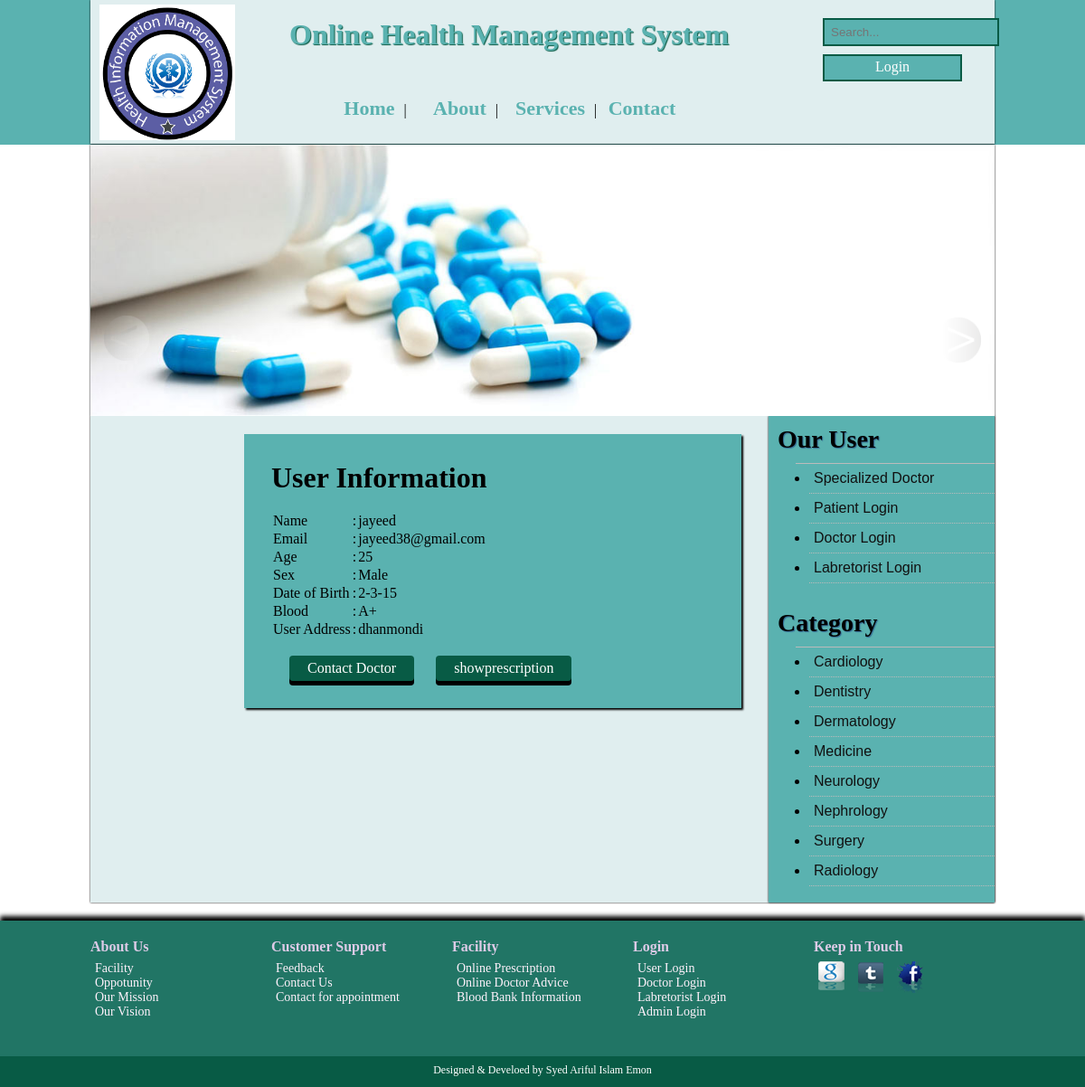
/index.php?h=patientprofile (signed in), run on the app's committed database.
### tables this page shows
CREATE TABLE IF NOT EXISTS `category_tbl` (
  `cid` int(10) NOT NULL AUTO_INCREMENT,
  `cname` varchar(20) NOT NULL,
  PRIMARY KEY (`cid`)
);

CREATE TABLE IF NOT EXISTS `registration_tbl` (
  `pid` int(20) NOT NULL AUTO_INCREMENT,
  `pname` varchar(20) NOT NULL,
  `email` varchar(20) NOT NULL,
  `age` varchar(20) NOT NULL,
  `sex` varchar(20) NOT NULL,
  `dob` varchar(20) NOT NULL,
  `blood` varchar(20) NOT NULL,
  `address` varchar(20) NOT NULL,
  `password` varchar(20) NOT NULL,
  `create_date` datetime NOT NULL,
  `image_path` varchar(20) NOT NULL,
  PRIMARY KEY (`pid`)
);

### layout/patientprofile.php (the view, shortened to what this page needs)
<?php
$p=@$_SESSION['uid'];
$sql="SELECT pname,email,age, sex,dob,blood,address,password,image_path, create_date FROM registration_tbl where pname='{$p}'";
$query=mysql_query($sql);
$info=mysql_fetch_assoc($query);
?>
<div  id="usreInfo">
<h1>User Information</h1>
<br />
<table>
	<tr>
		<td>Name</td>
		<td>:</td>
		<td><?php echo $info['pname']."<br/>";  ?></td>
	</tr>
	<tr>
		<td>Email</td>
		<td>:</td>
		<td><?php echo $info['email']."<br/>"; ?> </td>
	</tr>
	<tr>
		<td>Age</td>
		<td>:</td>
		<td><?php echo $info['age']."<br/>"; ?> </td>
	</tr>
	<tr>
		<td>Sex</td>
		<td>:</td>
		<td><?php echo $info['sex']."<br/>"; ?> </td>
	</tr>
	<tr>
		<td>Date of Birth</td>
		<td>:</td>
		<td><?php echo $info['dob']."<br/>"; ?> </td>
	</tr>
	<tr>
		<td>Blood</td>
		<td>:</td>
		<td><?php echo $info['blood']."<br/>"; ?> </td>
	</tr>
	<tr>
		<td>User Address</td>
		<td>:</td>
		<td><?php echo $info['address']."<br/>"; ?> </td>
	</tr>
</table>
<br />
<a href="?h=doctor"><input type="submit" id="loginBtn" name="submit" value="Contact Doctor"></a>
<a href="?h=showprescription"><input type="submit" id="loginBtn" name="submit" value="showprescription"></a>
</div>

### layout/header.php (shortened to what this page needs)
<!DOCTYPE html>
<html>
	<head>
		<link rel="stylesheet" type="text/css" href="css/style.css">
		<link rel="stylesheet" type="text/css" href="css/sty.css">
	</head>
	<body>
		<header>
			<div class="siteWrapper">
				<div class="fLeft" id="logo">
					<a href="index.php"><img src="images/logo.png" height="150px" width="150px"></a>
				</div>
				<div class="fLeft">
					<h1 id="head">Online Health Management System</h1>
					<div id="MainMenu">
					<ul>
                        <li><a href="index.php">Home</a>| </li>
                        <li><a href="?h=about">About</a>| </li>
                        <li><a href="?h=service">Services</a>| </li>
                        <li><a href="?h=contact">Contact</a></li>
					</ul>
				</div>
				</div>
				<div class="fLeft" id="rightHeader">
					<div id="search">
						<form action="?h=search" method="post" enctype="multipart/form-data" id="searchBox">
							<input type="text" name="searchText" id="searchText" placeholder="Search..." class="fLeft" />
						</form>
						<div id="login">
							<a  href="?h=login">Login</a>
						</div>
					</div>
				</div>
			</div>
		</header>
		<div class="siteWrapper">
			<div id="bannerArea">
				<img src="img.jpg" id="img" height="300px" width="1000px">
				<div id="left_holder">
					<img onclick="slide(-1)" class="left"src="images/left.jpg"  height="295px" width="1000px" >
				</div>
				<div id="right_holder">
					<img onclick="slide(-1)" class="right" src="images/right.jpg"  height="295px" width="1000px" >
				</div>
			</div>
		</div>
		<div class="siteWrapper">
			<div class="fRight" id="sitebar">
				<h3>Our User</h3>
					<ul class="sidemenu">
						<li><a href="?h=doctor">Specialized Doctor</a></li>
						<li><a href="?h=login">Patient Login</a></li>
						<li><a href="?h=doctorlogin">Doctor Login</a></li>
						<li><a href="?h=lab_reg">Labretorist Login</a></li>
					</ul>
					<br />
					<h3>Category</h3>
					<ul  class="sidemenu">
						<?php
						$sql="SELECT * from category_tbl";
						$query=mysql_query($sql);
						while($row=mysql_fetch_row($query)){
							echo '<li><a href="?h=categorywise&cat='.$row[0].'">'.$row[1].'</a></li>';
							}
						?>
					</ul>
					<br />
			</div>
			<div class="fLeft" id="content">

### css/style.css (style rules this page uses)
* { margin: 0; padding: 0; }
a { text-decoration: none; }
input { margin: 0; }
.siteWrapper { width: 1000px; margin: 0 auto;background: #E0EEEF;box-shadow: 0 0 2px #000; }
.fLeft { float: left; }
.fRight { float: right; }
body { background: #fff; }
header { background: #5AB2B0;height: 160px; }
#logo { width: 180px;padding: 5px 0 0 10px; }
#head { color: #5AB2B0;text-shadow:1px 1px 1px #085B45;margin: 20px 0 0 30px;width: 560px; }
#MainMenu ul { margin: 50px 0 0 70px; }
#MainMenu ul li { list-style: none;float: left;width: 100px;text-align: center; }
#MainMenu ul li a { text-decoration: none;font-size: 22px;padding: 0 10px;color: #5AB2B0;font-weight: bold; }
#search { height: 25px;width: 180px;color: #fff;margin:20px 0 20px 30px;float: right; }
#search form#searchBox { color: #fff;width: 150px; }
#search form input { background:#5AB2B0;padding:6px 7px;border: 2px solid #085B45;color: #fff; }
#login { border: 2px solid #085B45;margin: 40px 30px 0 0px;padding-top: 3px; width: 150px;height: 23px;background: #5AB2B0;text-align: center; }
#login a { padding:5px 20px;text-align: center;color: #fff; }
#content { width: 700px;padding-left: 20px; }
#sitebar { width: 250px;background: #5AB2B0;height: auto;box-shadow:0 0 2px #000; }
#sitebar h3 { margin: 10px ;font-size: 28px;text-shadow:1px 1px 1px #326791; }
ul.sidemenu { margin: 0 0 0 30px; padding:0; font-family: 'Sans-serif', Sans-serif, Sans-serif; border-top: 1px solid #bbb; }
ul.sidemenu li { padding: 7px 0; border-bottom: 1px dotted #bbb; list-style-image:url('../images/bullet.png'); margin-left: 15px; }
ul.sidemenu li a { color: #111;padding-left: 5px;text-decoration: none; }
#bannerArea { height: 300px; position: relative; z-index: 10; }
#left_holder { height: 315px; width: 915px; position: absolute; left: 15px; top: 0; }
#right_holder { height: 318px; width: 915px; position: absolute; right: 15px; top: 0; }
.left { height: 50px; width: 50px; position: absolute; top: 60%; left: 0; }
.right { height: 50px; width: 50px; position: absolute; top: 60%; right: 0; }
input[type="submit"] { border: 0; background: #085B45 !important; border-radius: 4px; box-shadow: 0 5px 0 #000; color: #fff; cursor: pointer; font: inherit; margin: 0; outline: 0; padding: 5px 20px; transition: all .1s linear; margin-left: 20px; }
#usreInfo { background: #5AB2B0;padding: 30px;margin-left: 150px;margin-top: 20px;box-shadow: 2px 2px 2px #000; }

### css/sty.css (style rules this page uses)
* { border:0; margin:0; padding:0; }

### data on the page
category_tbl: cname "Cardiology"
category_tbl: cname "Dentistry"
category_tbl: cname "Dermatology"
category_tbl: cname "Medicine"
category_tbl: cname "Neurology"
category_tbl: cname "Nephrology"
category_tbl: cname "Surgery"
category_tbl: cname "Radiology"
registration_tbl: pname "jayeed", email "jayeed38@gmail.com", age "25", sex "Male", dob "2-3-15", blood "A+", address "dhanmondi"
